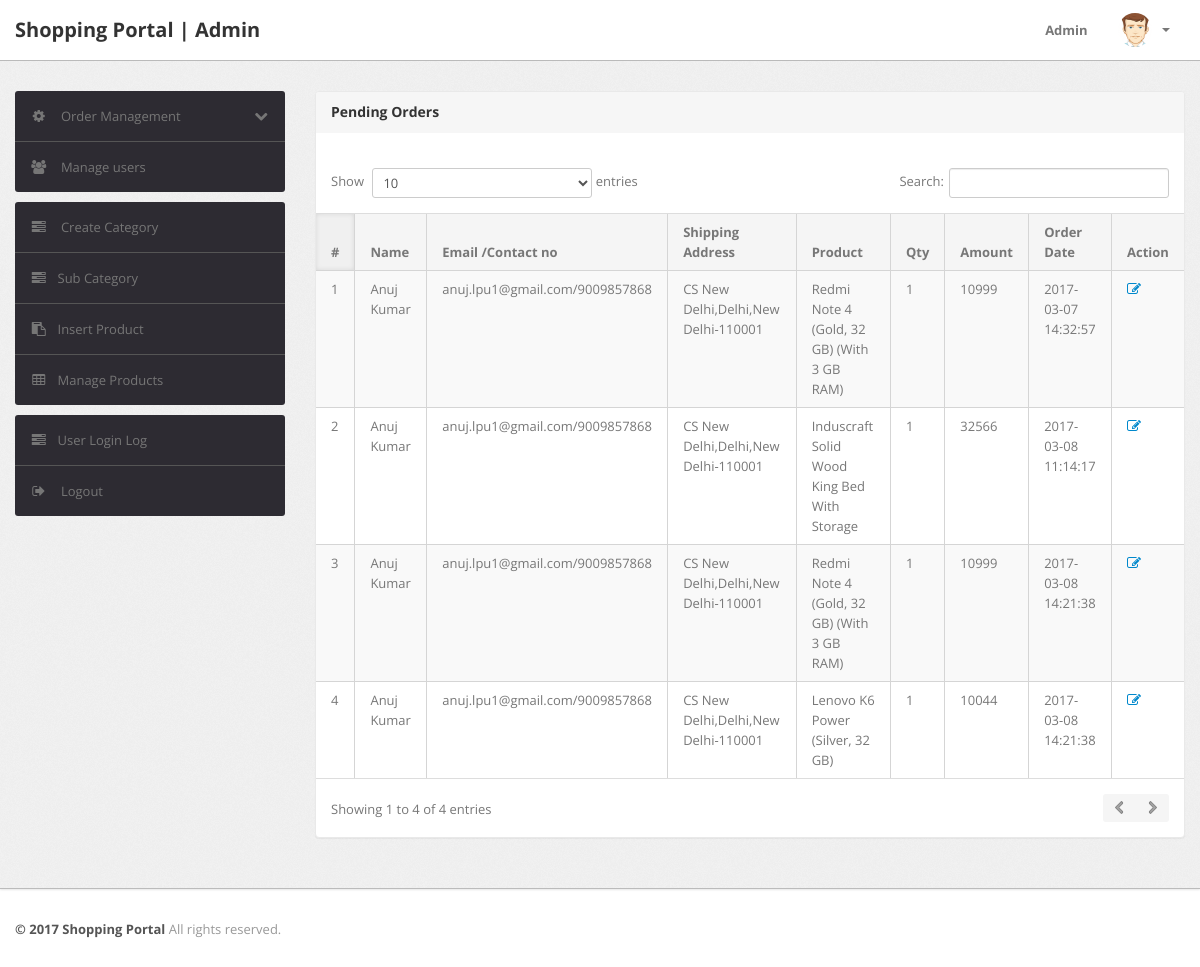
/admin/pending-orders.php (signed in), run on the app's committed database.
### tables this page shows
CREATE TABLE `orders` (
  `id` int(11) NOT NULL AUTO_INCREMENT,
  `userId` int(11) DEFAULT NULL,
  `productId` varchar(255) DEFAULT NULL,
  `quantity` int(11) DEFAULT NULL,
  `orderDate` timestamp NOT NULL DEFAULT current_timestamp(),
  `paymentMethod` varchar(50) DEFAULT NULL,
  `orderStatus` varchar(55) DEFAULT NULL,
  PRIMARY KEY (`id`)
);

CREATE TABLE `users` (
  `id` int(11) NOT NULL AUTO_INCREMENT,
  `name` varchar(255) DEFAULT NULL,
  `email` varchar(255) DEFAULT NULL,
  `contactno` bigint(11) DEFAULT NULL,
  `password` varchar(255) DEFAULT NULL,
  `shippingAddress` longtext DEFAULT NULL,
  `shippingState` varchar(255) DEFAULT NULL,
  `shippingCity` varchar(255) DEFAULT NULL,
  `shippingPincode` int(11) DEFAULT NULL,
  `billingAddress` longtext DEFAULT NULL,
  `billingState` varchar(255) DEFAULT NULL,
  `billingCity` varchar(255) DEFAULT NULL,
  `billingPincode` int(11) DEFAULT NULL,
  `regDate` timestamp NOT NULL DEFAULT current_timestamp(),
  `updationDate` varchar(255) DEFAULT NULL,
  PRIMARY KEY (`id`)
);

CREATE TABLE `products` (
  `id` int(11) NOT NULL AUTO_INCREMENT,
  `category` int(11) NOT NULL,
  `subCategory` int(11) DEFAULT NULL,
  `productName` varchar(255) DEFAULT NULL,
  `productCompany` varchar(255) DEFAULT NULL,
  `productPrice` int(11) DEFAULT NULL,
  `productPriceBeforeDiscount` int(11) DEFAULT NULL,
  `productDescription` longtext DEFAULT NULL,
  `productImage1` varchar(255) DEFAULT NULL,
  `productImage2` varchar(255) DEFAULT NULL,
  `productImage3` varchar(255) DEFAULT NULL,
  `shippingCharge` int(11) DEFAULT NULL,
  `productAvailability` varchar(255) DEFAULT NULL,
  `postingDate` timestamp NULL DEFAULT current_timestamp(),
  `updationDate` varchar(255) DEFAULT NULL,
  PRIMARY KEY (`id`)
);

### admin/pending-orders.php (the view, shortened to what this page needs)
<?php
include('include/config.php');
if(strlen($_SESSION['alogin'])==0)
	{
header('location:index.php');
}
else{
?>
<!DOCTYPE html>
<html lang="en">
<head>
	<link type="text/css" href="bootstrap/css/bootstrap.min.css" rel="stylesheet">
	<link type="text/css" href="bootstrap/css/bootstrap-responsive.min.css" rel="stylesheet">
	<link type="text/css" href="css/theme.css" rel="stylesheet">
	<link type="text/css" href="images/icons/css/font-awesome.css" rel="stylesheet">
</head>
<body>
<?php include('include/header.php');?>
	<div class="wrapper">
		<div class="container">
			<div class="row">
<?php include('include/sidebar.php');?>
			<div class="span9">
					<div class="content">
	<div class="module">
							<div class="module-head">
								<h3>Pending Orders</h3>
							</div>
							<div class="module-body table">
									<br />
								<table cellpadding="0" cellspacing="0" border="0" class="datatable-1 table table-bordered table-striped	 display table-responsive" >
									<thead>
										<tr>
											<th>#</th>
											<th> Name</th>
											<th width="50">Email /Contact no</th>
											<th>Shipping Address</th>
											<th>Product </th>
											<th>Qty </th>
											<th>Amount </th>
											<th>Order Date</th>
											<th>Action</th>
										</tr>
									</thead>
<tbody>
<?php
$status='Delivered';
$query=mysqli_query($con,"select users.name as username,users.email as useremail,users.contactno as usercontact,users.shippingAddress as shippingaddress,users.shippingCity as shippingcity,users.shippingState as shippingstate,users.shippingPincode as shippingpincode,products.productName as productname,products.shippingCharge as shippingcharge,orders.quantity as quantity,orders.orderDate as orderdate,products.productPrice as productprice,orders.id as id  from orders join users on  orders.userId=users.id join products on products.id=orders.productId where orders.	orderStatus!='$status' or orders.orderStatus is null");
$cnt=1;
while($row=mysqli_fetch_array($query))
{
?>
										<tr>
											<td><?php echo htmlentities($cnt);?></td>
											<td><?php echo htmlentities($row['username']);?></td>
<td><?php echo htmlentities($row['useremail']);?>/<?php echo htmlentities($row['usercontact']);?></td>
<td><?php echo htmlentities($row['shippingaddress'].",".$row['shippingcity'].",".$row['shippingstate']."-".$row['shippingpincode']);?></td>
											<td><?php echo htmlentities($row['productname']);?></td>
											<td><?php echo htmlentities($row['quantity']);?></td>
											<td><?php echo htmlentities($row['quantity']*$row['productprice']+$row['shippingcharge']);?></td>
											<td><?php echo htmlentities($row['orderdate']);?></td>
											<td>   <a href="updateorder.php?oid=<?php echo htmlentities($row['id']);?>" title="Update order" target="_blank"><i class="icon-edit"></i></a>
											</td>
											</tr>
										<?php $cnt=$cnt+1; } ?>
										</tbody>
								</table>
							</div>
						</div>
					</div>
				</div>
			</div>
		</div>
	</div>
<?php include('include/footer.php');?>
</body>
<?php } ?>

### data on the page
orders: userId.name "Anuj Kumar", userId.email "anuj.lpu1@gmail.com", userId.contactno "9009857868", userId.shippingPincode "CS New Delhi,Delhi,New Delhi-110001", productId.productName "Redmi Note 4 (Gold, 32 GB) (With 3 GB RAM)", quantity "1", $row['quantity']*$row['productprice']+$row['shippingcharge'] "10999", orderDate "2017-03-07 14:32:57"
orders: userId.name "Anuj Kumar", userId.email "anuj.lpu1@gmail.com", userId.contactno "9009857868", userId.shippingPincode "CS New Delhi,Delhi,New Delhi-110001", productId.productName "Induscraft Solid Wood King Bed With Storage", quantity "1", $row['quantity']*$row['productprice']+$row['shippingcharge'] "32566", orderDate "2017-03-08 11:14:17"
orders: userId.name "Anuj Kumar", userId.email "anuj.lpu1@gmail.com", userId.contactno "9009857868", userId.shippingPincode "CS New Delhi,Delhi,New Delhi-110001", productId.productName "Redmi Note 4 (Gold, 32 GB) (With 3 GB RAM)", quantity "1", $row['quantity']*$row['productprice']+$row['shippingcharge'] "10999", orderDate "2017-03-08 14:21:38"
orders: userId.name "Anuj Kumar", userId.email "anuj.lpu1@gmail.com", userId.contactno "9009857868", userId.shippingPincode "CS New Delhi,Delhi,New Delhi-110001", productId.productName "Lenovo K6 Power (Silver, 32 GB)", quantity "1", $row['quantity']*$row['productprice']+$row['shippingcharge'] "10044", orderDate "2017-03-08 14:21:38"
